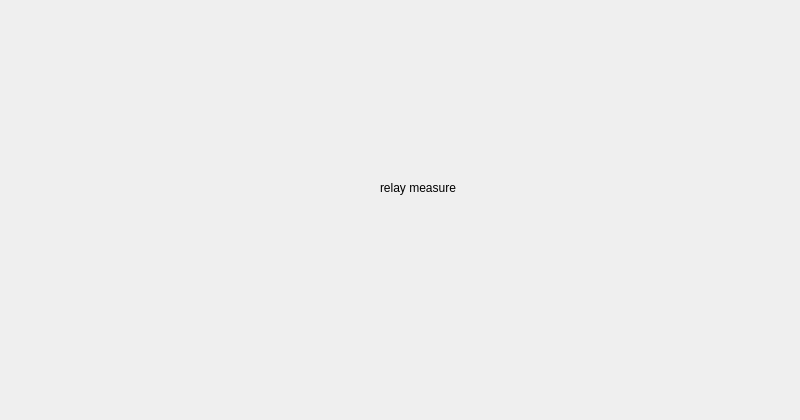
<?xml version="1.0" encoding="UTF-8"?>
<ui version="4.0">
 <class>RelayMeasureScreen</class>
 <widget class="QWidget" name="RelayMeasureScreen">
  <property name="geometry">
   <rect>
    <x>0</x>
    <y>0</y>
    <width>800</width>
    <height>420</height>
   </rect>
  </property>
  <property name="windowTitle">
   <string>Form</string>
  </property>
  <widget class="QLabel" name="label">
   <property name="geometry">
    <rect>
     <x>380</x>
     <y>180</y>
     <width>111</width>
     <height>16</height>
    </rect>
   </property>
   <property name="text">
    <string>relay measure</string>
   </property>
  </widget>
 </widget>
 <resources/>
 <connections/>
</ui>
